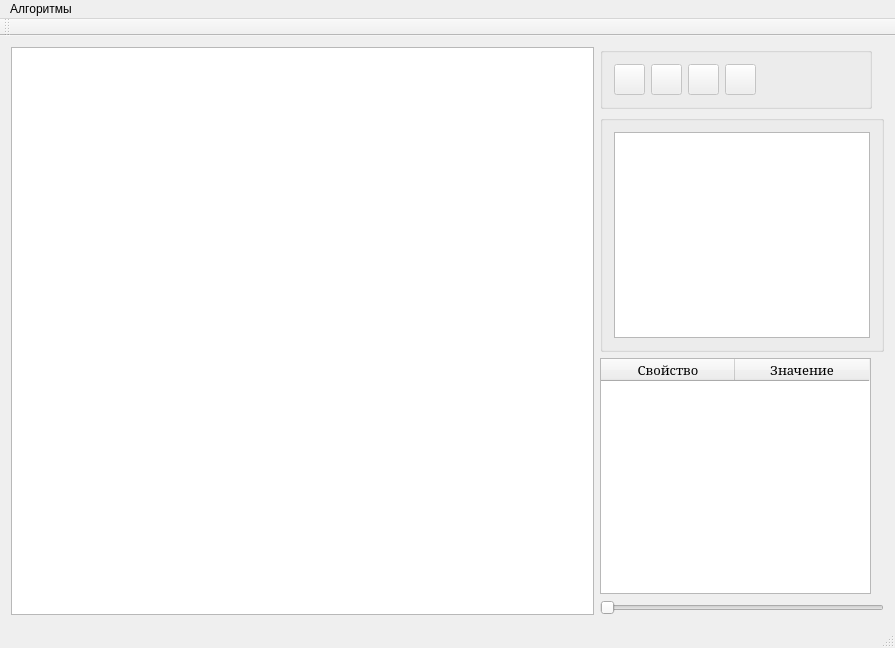
<?xml version="1.0" encoding="UTF-8"?>
<ui version="4.0">
 <class>graphEditorClass</class>
 <widget class="QMainWindow" name="graphEditorClass">
  <property name="geometry">
   <rect>
    <x>0</x>
    <y>0</y>
    <width>895</width>
    <height>648</height>
   </rect>
  </property>
  <property name="windowTitle">
   <string>Редактор графов</string>
  </property>
  <widget class="QWidget" name="centralWidget">
   <layout class="QHBoxLayout" name="horizontalLayout_3">
    <item>
     <widget class="QGraphicsView" name="grView">
      <property name="sizePolicy">
       <sizepolicy hsizetype="Expanding" vsizetype="Expanding">
        <horstretch>0</horstretch>
        <verstretch>0</verstretch>
       </sizepolicy>
      </property>
     </widget>
    </item>
    <item>
     <layout class="QVBoxLayout" name="verticalLayout_3">
      <item>
       <widget class="QGroupBox" name="instPanel">
        <property name="enabled">
         <bool>false</bool>
        </property>
        <property name="sizePolicy">
         <sizepolicy hsizetype="Fixed" vsizetype="Fixed">
          <horstretch>0</horstretch>
          <verstretch>0</verstretch>
         </sizepolicy>
        </property>
        <property name="minimumSize">
         <size>
          <width>272</width>
          <height>51</height>
         </size>
        </property>
        <property name="maximumSize">
         <size>
          <width>272</width>
          <height>1000</height>
         </size>
        </property>
        <property name="title">
         <string/>
        </property>
        <layout class="QHBoxLayout" name="horizontalLayout_2">
         <item>
          <layout class="QHBoxLayout" name="horizontalLayout">
           <item>
            <widget class="QPushButton" name="moveButton">
             <property name="sizePolicy">
              <sizepolicy hsizetype="Fixed" vsizetype="Fixed">
               <horstretch>0</horstretch>
               <verstretch>0</verstretch>
              </sizepolicy>
             </property>
             <property name="minimumSize">
              <size>
               <width>31</width>
               <height>31</height>
              </size>
             </property>
             <property name="maximumSize">
              <size>
               <width>31</width>
               <height>31</height>
              </size>
             </property>
             <property name="text">
              <string/>
             </property>
             <property name="icon">
              <iconset resource="grapheditor.qrc">
               <normaloff>:/graphEditor/move.png</normaloff>:/graphEditor/move.png</iconset>
             </property>
             <property name="iconSize">
              <size>
               <width>24</width>
               <height>24</height>
              </size>
             </property>
            </widget>
           </item>
           <item>
            <widget class="QPushButton" name="vertButton">
             <property name="sizePolicy">
              <sizepolicy hsizetype="Fixed" vsizetype="Fixed">
               <horstretch>0</horstretch>
               <verstretch>0</verstretch>
              </sizepolicy>
             </property>
             <property name="minimumSize">
              <size>
               <width>31</width>
               <height>31</height>
              </size>
             </property>
             <property name="maximumSize">
              <size>
               <width>31</width>
               <height>31</height>
              </size>
             </property>
             <property name="text">
              <string/>
             </property>
             <property name="icon">
              <iconset resource="grapheditor.qrc">
               <normaloff>:/graphEditor/AddVert.png</normaloff>:/graphEditor/AddVert.png</iconset>
             </property>
             <property name="iconSize">
              <size>
               <width>24</width>
               <height>24</height>
              </size>
             </property>
            </widget>
           </item>
           <item>
            <widget class="QPushButton" name="edgeButton">
             <property name="sizePolicy">
              <sizepolicy hsizetype="Fixed" vsizetype="Fixed">
               <horstretch>0</horstretch>
               <verstretch>0</verstretch>
              </sizepolicy>
             </property>
             <property name="minimumSize">
              <size>
               <width>31</width>
               <height>31</height>
              </size>
             </property>
             <property name="maximumSize">
              <size>
               <width>31</width>
               <height>31</height>
              </size>
             </property>
             <property name="text">
              <string/>
             </property>
             <property name="icon">
              <iconset resource="grapheditor.qrc">
               <normaloff>:/graphEditor/edge.png</normaloff>:/graphEditor/edge.png</iconset>
             </property>
             <property name="iconSize">
              <size>
               <width>24</width>
               <height>24</height>
              </size>
             </property>
            </widget>
           </item>
           <item>
            <widget class="QPushButton" name="delButton">
             <property name="sizePolicy">
              <sizepolicy hsizetype="Fixed" vsizetype="Fixed">
               <horstretch>0</horstretch>
               <verstretch>0</verstretch>
              </sizepolicy>
             </property>
             <property name="minimumSize">
              <size>
               <width>31</width>
               <height>31</height>
              </size>
             </property>
             <property name="maximumSize">
              <size>
               <width>31</width>
               <height>31</height>
              </size>
             </property>
             <property name="text">
              <string/>
             </property>
             <property name="icon">
              <iconset resource="grapheditor.qrc">
               <normaloff>:/graphEditor/del.png</normaloff>:/graphEditor/del.png</iconset>
             </property>
             <property name="iconSize">
              <size>
               <width>24</width>
               <height>24</height>
              </size>
             </property>
            </widget>
           </item>
           <item>
            <spacer name="horizontalSpacer">
             <property name="orientation">
              <enum>Qt::Horizontal</enum>
             </property>
             <property name="sizeHint" stdset="0">
              <size>
               <width>40</width>
               <height>20</height>
              </size>
             </property>
            </spacer>
           </item>
          </layout>
         </item>
        </layout>
       </widget>
      </item>
      <item>
       <layout class="QVBoxLayout" name="verticalLayout_2">
        <item>
         <widget class="QGroupBox" name="groupBox">
          <property name="sizePolicy">
           <sizepolicy hsizetype="Fixed" vsizetype="Expanding">
            <horstretch>0</horstretch>
            <verstretch>0</verstretch>
           </sizepolicy>
          </property>
          <property name="title">
           <string/>
          </property>
          <layout class="QVBoxLayout" name="verticalLayout">
           <item>
            <widget class="QTextEdit" name="output">
             <property name="sizePolicy">
              <sizepolicy hsizetype="Fixed" vsizetype="Expanding">
               <horstretch>0</horstretch>
               <verstretch>0</verstretch>
              </sizepolicy>
             </property>
             <property name="font">
              <font>
               <family>Cambria</family>
              </font>
             </property>
             <property name="readOnly">
              <bool>true</bool>
             </property>
            </widget>
           </item>
          </layout>
         </widget>
        </item>
        <item>
         <widget class="QTableWidget" name="infoView">
          <property name="sizePolicy">
           <sizepolicy hsizetype="Fixed" vsizetype="Expanding">
            <horstretch>0</horstretch>
            <verstretch>0</verstretch>
           </sizepolicy>
          </property>
          <property name="minimumSize">
           <size>
            <width>271</width>
            <height>200</height>
           </size>
          </property>
          <property name="font">
           <font>
            <family>Cambria</family>
            <pointsize>10</pointsize>
           </font>
          </property>
          <attribute name="horizontalHeaderCascadingSectionResizes">
           <bool>true</bool>
          </attribute>
          <attribute name="horizontalHeaderDefaultSectionSize">
           <number>134</number>
          </attribute>
          <attribute name="horizontalHeaderCascadingSectionResizes">
           <bool>true</bool>
          </attribute>
          <attribute name="horizontalHeaderDefaultSectionSize">
           <number>134</number>
          </attribute>
          <column>
           <property name="text">
            <string>Свойство</string>
           </property>
           <property name="font">
            <font>
             <family>Cambria</family>
            </font>
           </property>
           <property name="textAlignment">
            <set>AlignHCenter|AlignVCenter|AlignCenter</set>
           </property>
          </column>
          <column>
           <property name="text">
            <string>Значение</string>
           </property>
           <property name="textAlignment">
            <set>AlignHCenter|AlignVCenter|AlignCenter</set>
           </property>
          </column>
         </widget>
        </item>
        <item>
         <widget class="QSlider" name="zoom">
          <property name="sizePolicy">
           <sizepolicy hsizetype="Minimum" vsizetype="Fixed">
            <horstretch>0</horstretch>
            <verstretch>0</verstretch>
           </sizepolicy>
          </property>
          <property name="maximum">
           <number>3</number>
          </property>
          <property name="pageStep">
           <number>1</number>
          </property>
          <property name="value">
           <number>0</number>
          </property>
          <property name="orientation">
           <enum>Qt::Horizontal</enum>
          </property>
         </widget>
        </item>
       </layout>
      </item>
     </layout>
    </item>
   </layout>
  </widget>
  <widget class="QMenuBar" name="menuBar">
   <property name="geometry">
    <rect>
     <x>0</x>
     <y>0</y>
     <width>895</width>
     <height>21</height>
    </rect>
   </property>
   <widget class="QMenu" name="menu_2">
    <property name="title">
     <string>Алгоритмы</string>
    </property>
    <addaction name="shWay1"/>
    <addaction name="shWay2"/>
    <addaction name="topSort"/>
   </widget>
   <addaction name="menu_2"/>
  </widget>
  <widget class="QToolBar" name="mainToolBar">
   <attribute name="toolBarArea">
    <enum>TopToolBarArea</enum>
   </attribute>
   <attribute name="toolBarBreak">
    <bool>false</bool>
   </attribute>
  </widget>
  <widget class="QStatusBar" name="statusBar"/>
  <action name="shWay1">
   <property name="text">
    <string>Поиск кратчайших путей из одного источника</string>
   </property>
   <property name="font">
    <font>
     <family>Cambria</family>
     <pointsize>10</pointsize>
    </font>
   </property>
  </action>
  <action name="shWay2">
   <property name="text">
    <string>Поиск кратчайшего пути между двумя вершинами</string>
   </property>
   <property name="font">
    <font>
     <family>Cambria</family>
     <pointsize>10</pointsize>
    </font>
   </property>
  </action>
  <action name="topSort">
   <property name="text">
    <string>Топологическая сортировка</string>
   </property>
   <property name="font">
    <font>
     <family>Cambria</family>
     <pointsize>10</pointsize>
    </font>
   </property>
  </action>
  <action name="optimization">
   <property name="text">
    <string>Оптимизация</string>
   </property>
  </action>
 </widget>
 <layoutdefault spacing="6" margin="11"/>
 <resources>
  <include location="grapheditor.qrc"/>
 </resources>
 <connections/>
</ui>
